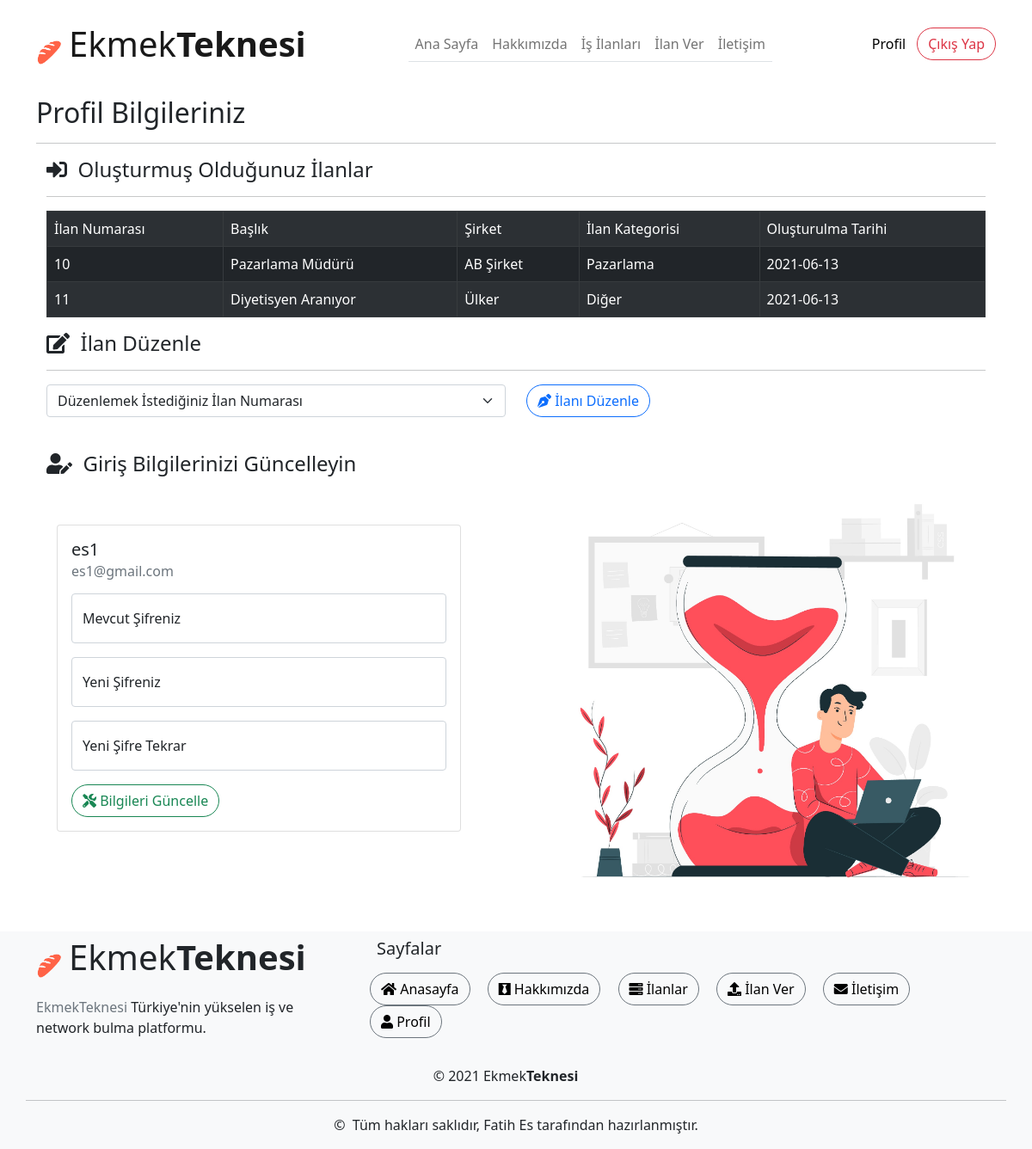
The page /pages/profile.php (signed in) on the database its author committed.
### tables this page shows
CREATE TABLE `job` (
  `job_id` int(11) NOT NULL,
  `job_title` varchar(100) NOT NULL,
  `job_company` varchar(40) NOT NULL,
  `job_experience` varchar(15) DEFAULT NULL,
  `job_create_date` date DEFAULT current_timestamp(),
  `job_kind` varchar(100) DEFAULT NULL,
  `job_category` varchar(255) DEFAULT NULL,
  `job_city` varchar(255) DEFAULT NULL,
  `job_detail` text NOT NULL,
  `user_id` int(11) DEFAULT NULL
);

CREATE TABLE `user` (
  `user_id` int(11) NOT NULL,
  `user_name` varchar(255) NOT NULL,
  `user_email` varchar(255) NOT NULL,
  `user_password` varchar(255) DEFAULT NULL
);

### pages/profile.php (the view, shortened to what this page needs)
<?php require '../db_conn.php' ?>
<!DOCTYPE html>
<html lang="en">
<head>
    <link rel="stylesheet" href="https://use.fontawesome.com/releases/v5.15.3/css/all.css">
    <link href="../styles/boostrap.css" rel="stylesheet" />
</head>
<body>
    <nav class="navbar navbar-expand-lg navbar-light fixed-top py-3 mb-4" style="background-color: #fff;" data-navbar-on-scroll="data-navbar-on-scroll">
        <div class="container"><a class="navbar-brand" href="home.php"><img src="../images/other/logo.png" alt="" width="30" /><span class="text-1000 fs-1 ms-2 fw-medium">Ekmek<span class="fw-bold">Teknesi</span></span></a>
            <div class="collapse navbar-collapse" id="navbarSupportedContent">
                <ul class="navbar-nav mx-auto border-bottom border-lg-bottom-0 pt-2 pt-lg-0">
                    <li class="nav-item"><a class="nav-link " aria-current="page" href="home.php">Ana Sayfa</a></li>
                    <li class="nav-item"><a class="nav-link" href="about.php">Hakkımızda</a></li>
                    <li class="nav-item"><a class="nav-link " href="applications.php">İş İlanları </a></li>
                    <li class="nav-item"><a class="nav-link " href="advertise.php">İlan Ver</a></li>
                    <li class="nav-item"><a class="nav-link" href="contact.php">İletişim </a></li>
                </ul>
                <form class="d-flex py-3 py-lg-0">
                    <a href="profile.php"> <button class="btn btn-link text-1000 fw-medium order-1 order-lg-0 text-decoration-none" type="button" style="color: black;">Profil</button></a>
                    <a href="../app/logout.php"> <button class="btn btn-outline-danger rounded-pill order-0" type="button">Çıkış Yap</button></a>
                </form>
            </div>
        </div>
    </nav>
    <div class="container" style="margin-top: 7rem;">
        <h2>Profil Bilgileriniz</h2>
        <hr>
        <div class="container">
            <h4><i class="fas fa-sign-in-alt"></i> &nbsp;Oluşturmuş Olduğunuz İlanlar</h4>
            <hr>
            <?php
            $user_name = $_SESSION['user_name'];
            $query = $db->query("SELECT * FROM user WHERE user_name = '{$user_name}'")->fetch(PDO::FETCH_ASSOC);
            $user_id =  $query['user_id'];
            ?>
            <?php
            $adds = $db->query("SELECT * FROM job WHERE user_id = '{$user_id}'", PDO::FETCH_ASSOC);
            if ($adds->rowCount()) {
            ?>
                <table class="table table-bordered table-striped table-dark">
                    <tr>
                        <td>İlan Numarası</td>
                        <td>Başlık</td>
                        <td>Şirket</td>
                        <td>İlan Kategorisi</td>
                        <td>Oluşturulma Tarihi</td>
                    </tr>
                    <?php
                    foreach ($adds as $row) { ?>
                        <tr>
                            <td><?= $row['job_id'] ?></td>
                            <td><?= $row['job_title'] ?></td>
                            <td><?= $row['job_company'] ?></td>
                            <td><?= $row['job_category'] ?></td>
                            <td><?= $row['job_create_date'] ?></td>
                        </tr>
                    <?php } ?>
                </table>
            <?php } ?>
        </div>
        <div class="container">
            <h4><i class="fas fa-edit "></i> &nbsp;İlan Düzenle</h4>
            <hr>
            <form action="edit.php" method="POST">
                <div class="row">
                    <div class="col">
                        <select class="form-select" aria-label="Default select example" required name="adds_id">
                            <option selected disabled>Düzenlemek İstediğiniz İlan Numarası</option>
                        </select>
                    </div>
                    <div class="col">
                        <button type="submit" name="edit_ads" class="btn btn-outline-primary rounded-pill mb-3"><i class="fas fa-pen-nib"></i>&nbsp;İlanı Düzenle</button>
                    </div>
            </form>
        </div>
        <h4 class="mt-4"><i class="fas fa-user-edit"></i> &nbsp;Giriş Bilgilerinizi Güncelleyin</h4>
        <div class="container mt-3">
            <?php
            $user_name = $_SESSION['user_name'];
            $query = $db->query("SELECT * FROM user WHERE user_name = '{$user_name}'")->fetch(PDO::FETCH_ASSOC);
            $user_email = $query['user_email'];
            ?>
            <div class="row">
                <div class="col mt-3">
                    <div class="card mt-4" style="width: 90%;">
                        <div class="card-body">
                            <h5 class="card-title"><?php echo $user_name ?></h5>
                            <h6 class="card-subtitle mb-2 text-muted mb-3"><?php echo $user_email ?></h6>
                            <form action="profile.php" id="" method="POST">
                                <div class="row">
                                    <div class="col">
                                        <div class="form-floating">
                                            <input type="password" name="current_password" class="form-control" id="floatingInputGrid" placeholder="Mevcut Şifre" required>
                                            <label for="floatingInputGrid">Mevcut Şifreniz</label>
                                        </div>
                                    </div>
                                </div>
                                <div class="row mt-3">
                                    <div class="col">
                                        <div class="form-floating">
                                            <input type="password" name="new_password" class="form-control" id="floatingInputGrid" placeholder="Yeni Şifreniz" required />
                                            <label for="floatingInputGrid">Yeni Şifreniz</label>
                                        </div>
                                    </div>
                                </div>
                                <div class="row mt-3">
                                    <div class="col">
                                        <div class="form-floating">
                                            <input type="password" name="password_again" class="form-control" id="floatingInputGrid" placeholder="Yeni Şifre Tekrar" required>
                                            <label for="floatingInputGrid">Yeni Şifre Tekrar</label>
                                        </div>
                                    </div>
                                </div>
                                <button type="submit" class="btn btn-outline-success rounded-pill order-0 mt-3" name="edit_user"><i class="fas fa-tools"></i>&nbsp;Bilgileri Güncelle</button>
                            </form>
                        </div>
                    </div>
                </div>
                <div class="col">
                    <img class="ms-4" style="width: 100%;" src="../images/illustrations/5.jpg" alt="">
                </div>
            </div>
        </div>
    </div>
    <div class="bg-light mt-3">
        <div class="container">
            <div class="row">
                <div class="row">
                    <div class="col-4">
                        <img class="d-inline-block align-middle" src="../images/other/logo.png" alt="" width="30" /><span class="d-inline-block text-1000 fs-1 ms-2 fw-medium lh-base">Ekmek<span class="fw-bold">Teknesi</span></span></a>
                        <p class="my-3"> <span class="text-secondary">EkmekTeknesi </span>Türkiye'nin yükselen iş ve <br />network bulma platformu. </p>
                    </div>
                    <div class="col">
                        <h5 class="lh-lg ms-4">Sayfalar </h5>
                        <ul class="list-unstyled mb-md-4 mb-lg-0">
                            <li style="display: inline-block;" class="lh-lg ms-3"><a class="text-decoration-none btn btn-outline-secondary rounded-pill" style="color:black" href="home.php"><i class="fas fa-home"></i>&nbsp;Anasayfa</a></li>
                            <li style="display: inline-block;" class="lh-lg ms-3"><a class="text-decoration-none btn btn-outline-secondary rounded-pill" style="color:black" href="about.php"><i class="fab fa-black-tie"></i>&nbsp;Hakkımızda</a></li>
                            <li style="display: inline-block;" class="lh-lg ms-3"><a class="text-decoration-none btn btn-outline-secondary rounded-pill" style="color:black" href="applications.php"><i class="fas fa-server"></i>&nbsp;İlanlar</a></li>
                            <li style="display: inline-block;" class="lh-lg ms-3"><a class="text-decoration-none btn btn-outline-secondary rounded-pill" style="color:black" href="advertise.php"><i class="fas fa-upload"></i>&nbsp;İlan Ver</a></li>
                            <li style="display: inline-block;" class="lh-lg ms-3"><a class="text-decoration-none btn btn-outline-secondary rounded-pill" style="color:black" href="contact.php"><i class="fas fa-envelope"></i>&nbsp;İletişim</a></li>
                            <li style="display: inline-block;" class="lh-lg ms-3"><a class="text-decoration-none btn btn-outline-secondary rounded-pill" style="color:black" href="profile.php"><i class="fas fa-user"></i>&nbsp;Profil</a></li>
                        </ul>
                    </div>
                </div>
                <div class="row">
                    <p class="text-400 my-3" style="text-align: center;">&copy; 2021 Ekmek<b>Teknesi</b></p>
                </div>
                <hr class="opacity-25" />
                <div class="text-400 text-center">
                    <p>&copy; &nbsp;Tüm hakları saklıdır,
                        Fatih Es tarafından hazırlanmıştır.
                    </p>
                </div>
            </div>
        </div>
    </div>
</body>
</html>

### rows shown on the page
job: job_id "10", job_title "Pazarlama Müdürü", job_company "AB Şirket", job_category "Pazarlama", job_create_date "2021-06-13"
job: job_id "11", job_title "Diyetisyen Aranıyor", job_company "Ülker", job_category "Diğer", job_create_date "2021-06-13"
user: user_email "es1@gmail.com"

### other values the page prints
$user_name "es1"
